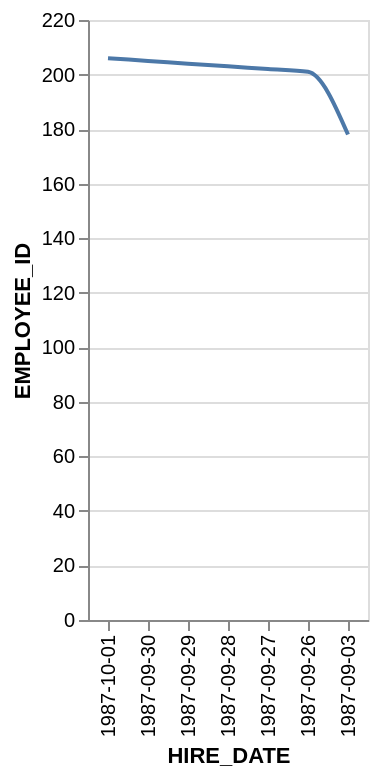

Describe this chart as a Vega-Lite specification.
### Vega-Lite specification from a JSON file in a GitHub repository (floating-point values rounded to 4 significant figures)
{"data": {"values": [{"x_data": "1987-10-01", "y_data": 206}, {"x_data": "1987-09-30", "y_data": 205}, {"x_data": "1987-09-29", "y_data": 204}, {"x_data": "1987-09-28", "y_data": 203}, {"x_data": "1987-09-27", "y_data": 202}, {"x_data": "1987-09-26", "y_data": 201}, {"x_data": "1987-09-03", "y_data": 178}]}, "mark": {"type": "line", "interpolate": "monotone"}, "encoding": {"x": {"field": "x_data", "type": "nominal", "title": "HIRE_DATE", "sort": "descending"}, "y": {"field": "y_data", "type": "quantitative", "title": "EMPLOYEE_ID"}}}
